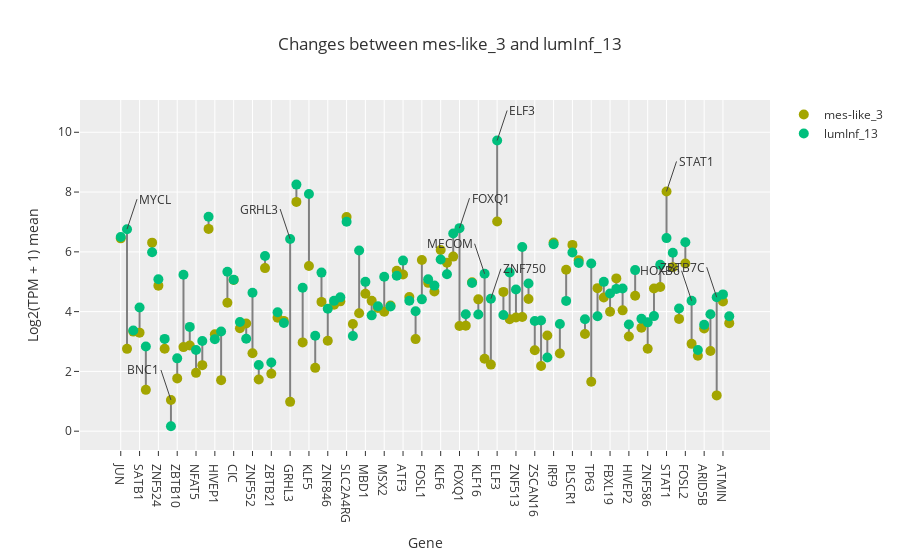

The code cell stored with this chart in its notebook:
### Code cell
morp_df['dendrogram_cut'] = morp_df['dendrogram_cut'].astype(float).astype(int)

cluster_1, label_1 = 3, 'mes-like'
cluster_2, label_2 = 13, 'lumInf'
cls_1, cls_2 = f'{label_1}_{cluster_1}', f'{label_2}_{cluster_2}'
markers = [  'GRHL3', 'MYCL', "BNC1", 'ELF3', 'ZBTB7C', 'STAT1', 'HOXB6',  'ZNF750','MECOM',  'FOXQ1']

fig1, df, ann1 = dumbell_plots(morp_df=morp_df, tum_df=tum_tpms_v4, sel_tfs=sel_tfs, cls_1=cls_1, cls_2=cls_2, markers=markers, log=True)
title1 = f'{cls_1} vs {cls_2}'
fig1.show()

### Figure 1 — Plotly figure (JSON) as saved in the notebook; plotly's stock layout.template omitted (floating-point values rounded to 4 significant figures; data arrays with more than 128 entries replaced by an {"elided": "..."} marker saying what was removed)
{"data": [{"marker": {"color": "grey"}, "mode": "lines", "showlegend": false, "type": "scatter", "x": {"elided": "294 str values"}, "y": {"elided": "294 float values"}}, {"marker": {"size": 10}, "mode": "markers", "name": "mes-like_3", "type": "scatter", "x": ["JUN", "MYCL", "DOT1L", "SATB1", "REL", "EGR1", "ZNF524", "ZNF609", "BNC1", "ZBTB10", "OVOL1", "ELK4", "NFAT5", "TRERF1", "TGIF1", "HIVEP1", "HES2", "POGK", "CIC", "TMF1", "TEAD1", "ZNF552", "ZXDB", "REPIN1", "ZBTB21", "TCF20", "ANKZF1", "GRHL3", "JUNB", "JRK", "KLF5", "LCOR", "MBD6", "ZNF846", "ZBTB4", "RUNX1", "SLC2A4RG", "MAFG", "AHR", "MBD1", "ETV7", "SKI", "MSX2", "DBP", "STAT2", "ATF3", "SRF", "ETV3", "FOSL1", "ERF", "MAFK", "KLF6", "SP100", "ETS2", "FOXQ1", "EBF4", "NFATC4", "KLF16", "MECOM", "ZNF750", "ELF3", "MSANTD3", "BHLHE41", "ZNF513", "IRF6", "SPEN", "ZSCAN16", "CASZ1", "KLF4", "IRF9", "ZNF224", "IRF7", "PLSCR1", "PHF1", "ZNF335", "TP63", "SP110", "ELF4", "FBXL19", "ETS1", "SP1", "HIVEP2", "MAFF", "ZNF276", "ZNF586", "NFIL3", "BCL6", "STAT1", "SAFB2", "FOXJ3", "FOSL2", "HOXB6", "NR4A2", "ARID5B", "ZNF211", "ZBTB7C", "ATMIN", "KMT2A"], "y": [6.451, 2.755, 3.332, 3.297, 1.384, 6.307, 4.869, 2.76, 1.044, 1.767, 2.813, 2.865, 1.952, 2.21, 6.768, 3.243, 1.709, 4.297, 5.062, 3.443, 3.604, 2.607, 1.729, 5.456, 1.922, 3.796, 3.69, 0.9819, 7.671, 2.97, 5.527, 2.119, 4.325, 3.027, 4.229, 4.344, 7.165, 3.584, 3.945, 4.596, 4.36, 4.121, 4.0, 4.206, 5.369, 5.242, 4.492, 3.081, 5.729, 4.963, 4.674, 6.061, 5.638, 5.84, 3.522, 3.532, 4.985, 4.411, 2.425, 2.228, 7.016, 4.66, 3.747, 3.803, 3.818, 4.422, 2.711, 2.183, 3.202, 6.309, 2.597, 5.4, 6.233, 5.723, 3.253, 1.655, 4.786, 4.473, 3.995, 5.112, 4.043, 3.171, 4.533, 3.462, 2.758, 4.774, 4.823, 8.021, 5.489, 3.757, 5.608, 2.922, 2.527, 3.433, 2.685, 1.198, 4.339, 3.615]}, {"marker": {"size": 10}, "mode": "markers", "name": "lumInf_13", "type": "scatter", "x": ["JUN", "MYCL", "DOT1L", "SATB1", "REL", "EGR1", "ZNF524", "ZNF609", "BNC1", "ZBTB10", "OVOL1", "ELK4", "NFAT5", "TRERF1", "TGIF1", "HIVEP1", "HES2", "POGK", "CIC", "TMF1", "TEAD1", "ZNF552", "ZXDB", "REPIN1", "ZBTB21", "TCF20", "ANKZF1", "GRHL3", "JUNB", "JRK", "KLF5", "LCOR", "MBD6", "ZNF846", "ZBTB4", "RUNX1", "SLC2A4RG", "MAFG", "AHR", "MBD1", "ETV7", "SKI", "MSX2", "DBP", "STAT2", "ATF3", "SRF", "ETV3", "FOSL1", "ERF", "MAFK", "KLF6", "SP100", "ETS2", "FOXQ1", "EBF4", "NFATC4", "KLF16", "MECOM", "ZNF750", "ELF3", "MSANTD3", "BHLHE41", "ZNF513", "IRF6", "SPEN", "ZSCAN16", "CASZ1", "KLF4", "IRF9", "ZNF224", "IRF7", "PLSCR1", "PHF1", "ZNF335", "TP63", "SP110", "ELF4", "FBXL19", "ETS1", "SP1", "HIVEP2", "MAFF", "ZNF276", "ZNF586", "NFIL3", "BCL6", "STAT1", "SAFB2", "FOXJ3", "FOSL2", "HOXB6", "NR4A2", "ARID5B", "ZNF211", "ZBTB7C", "ATMIN", "KMT2A"], "y": [6.499, 6.758, 3.369, 4.136, 2.836, 5.986, 5.086, 3.088, 0.1657, 2.438, 5.232, 3.489, 2.716, 3.016, 7.173, 3.08, 3.335, 5.335, 5.067, 3.651, 3.093, 4.632, 2.214, 5.862, 2.297, 3.978, 3.619, 6.429, 8.25, 4.799, 7.935, 3.195, 5.306, 4.097, 4.361, 4.478, 7.008, 3.186, 6.042, 4.996, 3.876, 4.178, 5.168, 4.171, 5.2, 5.707, 4.362, 4.012, 4.41, 5.081, 4.871, 5.743, 5.248, 6.615, 6.793, 3.915, 4.957, 3.903, 5.267, 4.432, 9.725, 3.887, 5.311, 4.742, 6.164, 4.94, 3.689, 3.701, 2.465, 6.253, 3.586, 4.359, 5.978, 5.63, 3.747, 5.611, 3.845, 4.996, 4.605, 4.761, 4.774, 3.572, 5.389, 3.764, 3.642, 3.85, 5.57, 6.459, 5.968, 4.105, 6.322, 4.364, 2.719, 3.562, 3.911, 4.482, 4.576, 3.844]}], "layout": {"annotations": [{"ax": -10, "showarrow": true, "text": "GRHL3", "x": "GRHL3", "xanchor": "right", "y": 6.429}, {"ax": 10, "showarrow": true, "text": "MYCL", "x": "MYCL", "xanchor": "left", "y": 6.758}, {"ax": -10, "showarrow": true, "text": "BNC1", "x": "BNC1", "xanchor": "right", "y": 1.044}, {"ax": 10, "showarrow": true, "text": "ELF3", "x": "ELF3", "xanchor": "left", "y": 9.725}, {"ax": -10, "showarrow": true, "text": "ZBTB7C", "x": "ZBTB7C", "xanchor": "right", "y": 4.482}, {"ax": 10, "showarrow": true, "text": "STAT1", "x": "STAT1", "xanchor": "left", "y": 8.021}, {"ax": -10, "showarrow": true, "text": "HOXB6", "x": "HOXB6", "xanchor": "right", "y": 4.364}, {"ax": 10, "showarrow": true, "text": "ZNF750", "x": "ZNF750", "xanchor": "left", "y": 4.432}, {"ax": -10, "showarrow": true, "text": "MECOM", "x": "MECOM", "xanchor": "right", "y": 5.267}, {"ax": 10, "showarrow": true, "text": "FOXQ1", "x": "FOXQ1", "xanchor": "left", "y": 6.793}], "legend": {"itemclick": false}, "title": {"text": "Changes between mes-like_3 and lumInf_13"}, "xaxis": {"title": {"text": "Gene"}}, "yaxis": {"title": {"text": "Log2(TPM + 1) mean "}}}}
